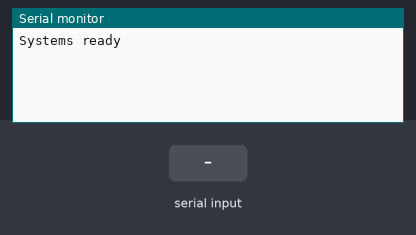
Bench run of a sketch on a simulated Arduino Uno, built with avr-gcc and run on an emulated ATmega328P. Shown: the last lines printed to the serial monitor. Inputs (shaded band) come from the test bench.

Above: at 1.2 s.
1.3 s: "90,45\n" received over Serial
At 1.6 s:
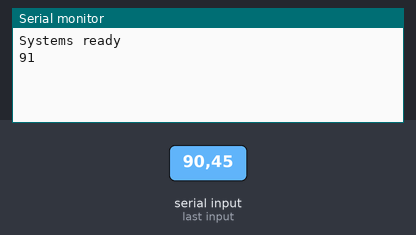
2.8 s: "30,150\n" received over Serial
At 4.0 s:
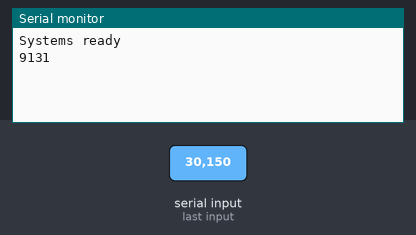

Measured:
- after the input at 1.3 s, the serial monitor: prints a new line at once (image 1)
- after the input at 2.8 s, the serial monitor: prints a new line at once (image 2)

The sketch:

SerialCommunication.ino
```cpp
int x;

void setup() {
  Serial.begin(115200);
  Serial.setTimeout(1);
  Serial.println("Systems ready");
}

void loop() {
  while (!Serial.available());
  x=Serial.readString().toInt();
  Serial.print(x+1);
}
```
